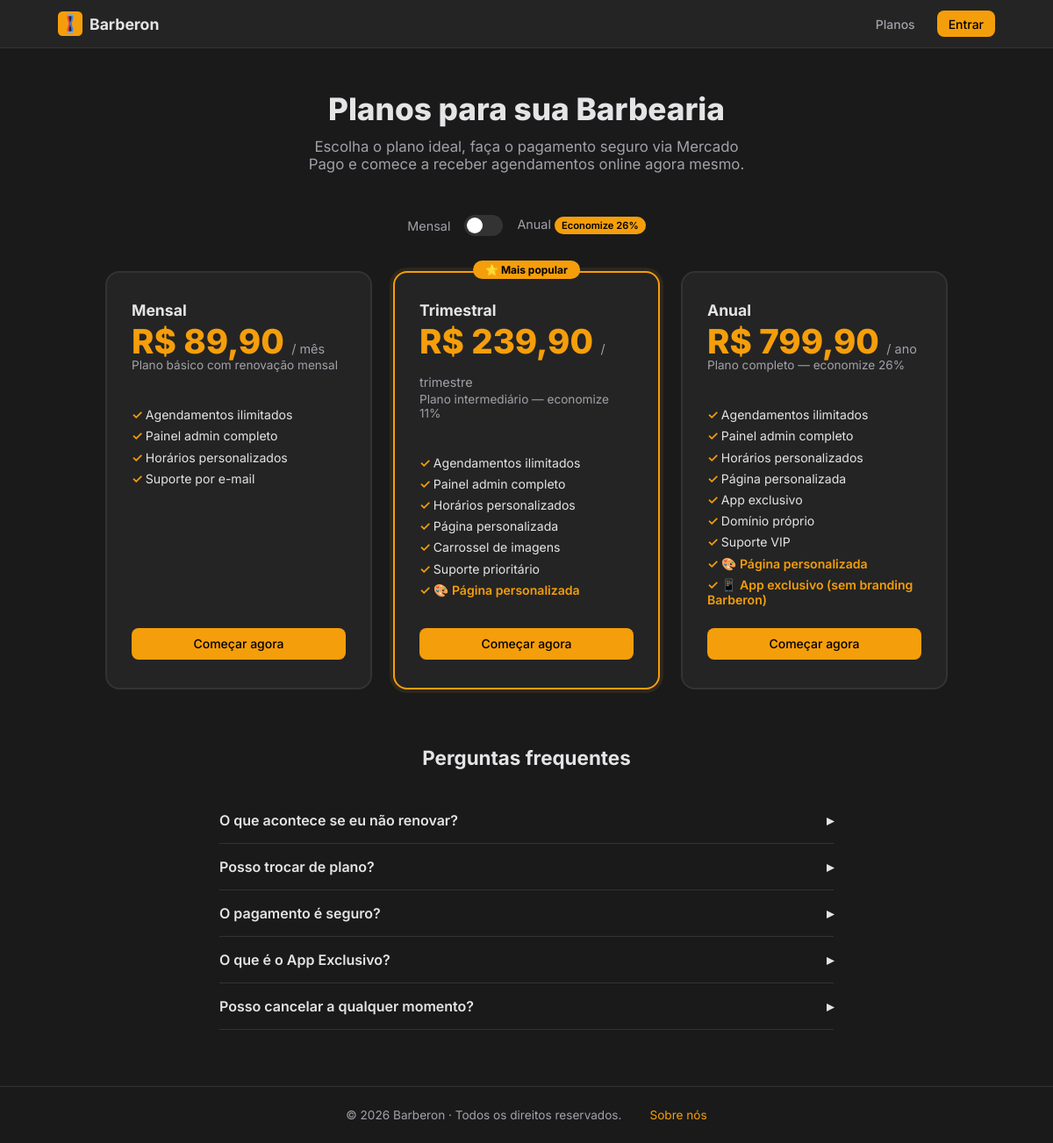
The app's page /pages/pricing.php with its own data.
### tables this page shows
CREATE TABLE IF NOT EXISTS `Plan` (
    `id`          VARCHAR(191) NOT NULL,
    `name`        VARCHAR(191) NOT NULL,           
    `period`      ENUM('monthly','quarterly','yearly') NOT NULL DEFAULT 'monthly',
    `price`       DECIMAL(10,2) NOT NULL,
    `description` TEXT         DEFAULT NULL,
    `features`    TEXT         NOT NULL DEFAULT '[]',  
    `maxServices` INT          NOT NULL DEFAULT 10,
    `customPage`  TINYINT(1)   NOT NULL DEFAULT 0,     
    `exclusiveApp`TINYINT(1)   NOT NULL DEFAULT 0,     
    `active`      TINYINT(1)   NOT NULL DEFAULT 1,
    `createdAt`   DATETIME(3)  NOT NULL DEFAULT CURRENT_TIMESTAMP(3),
    `updatedAt`   DATETIME(3)  NOT NULL DEFAULT CURRENT_TIMESTAMP(3) ON UPDATE CURRENT_TIMESTAMP(3),
    PRIMARY KEY (`id`)
);

### includes/db.php (called while the page is built, shortened)
<?php
class DB {
    private static ?PDO $pdo = null;
    public static function connection(): PDO {
        if (self::$pdo === null) {
            $dsn = sprintf(
                'mysql:host=%s;port=%s;dbname=%s;charset=%s',
                DB_HOST, DB_PORT, DB_NAME, DB_CHARSET
            );
            try {
                self::$pdo = new PDO($dsn, DB_USER, DB_PASS, [
                    PDO::ATTR_ERRMODE            => PDO::ERRMODE_EXCEPTION,
                    PDO::ATTR_DEFAULT_FETCH_MODE => PDO::FETCH_ASSOC,
                    PDO::ATTR_EMULATE_PREPARES   => false,
                ]);
            } catch (PDOException $e) {
                throw new \RuntimeException('Database unavailable: ' . $e->getMessage(), 503, $e);
            }
        }
        return self::$pdo;
    }
    public static function query(string $sql, array $params = []): PDOStatement {
        $stmt = self::connection()->prepare($sql);
        $stmt->execute($params);
        return $stmt;
    }
    public static function fetchAll(string $sql, array $params = []): array {
        return self::query($sql, $params)->fetchAll();
    }
}

### includes/auth.php (called while the page is built, shortened)
<?php
require_once __DIR__ . '/db.php';
function get_bearer_token(): ?string {
    $header = $_SERVER['HTTP_AUTHORIZATION']
           ?? apache_request_headers()['Authorization']
           ?? apache_request_headers()['authorization']
           ?? null;
    return null;
}
function current_user(): ?array {
    $token = get_bearer_token();
    if (empty($_SESSION['user_id'])) return null;
    return DB::fetchOne(
        'SELECT id, name, email, image, role FROM User WHERE id = ?',
        [$_SESSION['user_id']]
    );
}

### pages/pricing.php (the view, shortened to what this page needs)
<?php
require_once __DIR__ . '/../includes/db.php';
require_once __DIR__ . '/../includes/auth.php';
require_once __DIR__ . '/../includes/layout.php';
$base = BASE_URL;
$user = current_user();
$plans = DB::fetchAll('SELECT * FROM Plan WHERE active = 1 ORDER BY price ASC');
?>
<div class="container" style="padding-top:3rem;padding-bottom:4rem">
  <div style="text-align:center;margin-bottom:3rem">
    <h1 style="font-size:2.2rem;font-weight:800;margin-bottom:0.75rem">Planos para sua Barbearia</h1>
    <p style="color:var(--text-muted);max-width:520px;margin:0 auto;font-size:1.05rem">
      Escolha o plano ideal, faça o pagamento seguro via Mercado Pago e comece a receber agendamentos online agora mesmo.
    </p>
  </div>
  <div style="display:flex;align-items:center;justify-content:center;gap:1rem;margin-bottom:2.5rem">
    <span style="font-size:0.9rem;color:var(--text-muted)">Mensal</span>
    <label class="toggle-switch">
      <span class="toggle-slider"></span>
    </label>
    <span style="font-size:0.9rem;color:var(--text-muted)">Anual <span class="badge badge-primary" style="font-size:0.7rem">Economize 26%</span></span>
  </div>
  <div id="plansGrid" class="pricing-grid">
    <?php foreach ($plans as $i => $p):
      $highlight = $i === 1;
      $periodLabel = ['monthly'=>'/ mês','quarterly'=>'/ trimestre','yearly'=>'/ ano'][$p['period']] ?? $p['period'];
      $periodClass = 'period-' . $p['period'];
    ?>
    <div class="pricing-card <?= $highlight ? 'pricing-highlight' : '' ?> <?= $periodClass ?>">
      <?php if ($highlight): ?><div class="pricing-badge">⭐ Mais popular</div><?php endif; ?>
      <div class="pricing-name"><?= htmlspecialchars($p['name']) ?></div>
      <div class="pricing-price">
        R$ <?= number_format($p['price'], 2, ',', '.') ?>
        <span class="pricing-period"><?= $periodLabel ?></span>
      </div>
      <?php if ($p['description']): ?>
        <p style="font-size:0.85rem;color:var(--text-muted);margin-bottom:1.25rem"><?= htmlspecialchars($p['description']) ?></p>
      <?php endif; ?>
      <ul class="pricing-features">
        <?php foreach ($p['features'] as $f): ?>
          <li><?= htmlspecialchars($f) ?></li>
        <?php endforeach; ?>
        <?php if ($p['customPage']): ?>
          <li style="color:var(--primary);font-weight:600">🎨 Página personalizada</li>
        <?php endif; ?>
        <?php if ($p['exclusiveApp']): ?>
          <li style="color:var(--primary);font-weight:600">📱 App exclusivo (sem branding Barberon)</li>
        <?php endif; ?>
      </ul>
      <?php if ($user && in_array($user['role'], ['ADMIN','SUPERADMIN'])): ?>
        <button class="btn btn-primary btn-block" onclick="checkout('<?= $p['id'] ?>')">
          Assinar agora
        </button>
      <?php elseif ($user): ?>
        <a href="<?= $base ?>/pages/login.php" class="btn btn-outline btn-block">
          Entrar como admin para assinar
        </a>
      <?php else: ?>
        <a href="<?= $base ?>/pages/login.php" class="btn btn-primary btn-block">
          Começar agora
        </a>
      <?php endif; ?>
    </div>
    <?php endforeach; ?>
  </div>
  <div style="max-width:700px;margin:4rem auto 0">
    <h2 style="text-align:center;font-size:1.4rem;font-weight:700;margin-bottom:2rem">Perguntas frequentes</h2>
    <?php
    $faqs = [
      ['O que acontece se eu não renovar?','Se o plano vencer e não for renovado, sua barbearia ficará inativa na plataforma e os clientes não poderão mais agendar. Basta renovar para reativar imediatamente.'],
      ['Posso trocar de plano?','Sim. Para fazer upgrade basta assinar o plano desejado. O novo plano sobrepõe o anterior.'],
      ['O pagamento é seguro?','Sim. Todos os pagamentos são processados pelo Mercado Pago, com criptografia e proteção antifraude.'],
      ['O que é o App Exclusivo?','No plano Anual, você pode ativar o modo App Exclusivo, que transforma a página da sua barbearia em um app independente, sem o branding da Barberon. Seu logo, sua identidade visual.'],
      ['Posso cancelar a qualquer momento?','Sim. Entre em contato com nosso suporte para cancelar a renovação automática.'],
    ];
    foreach ($faqs as $faq): ?>
    <details class="faq-item">
      <summary><?= $faq[0] ?></summary>
    </details>
    <?php endforeach; ?>
  </div>
</div>

### public/css/style.css (style rules this page uses)
:root { --bg: #1a1a1a; --bg-card: #242424; --bg-hover: #2d2d2d; --border: #333; --text: #e4e4e7; --text-muted:#a1a1aa; --primary: #f59e0b; --primary-h: #d97706; --danger: #ef4444; --success: #22c55e; --radius: 0.5rem; --shadow: 0 4px 24px rgba(0,0,0,.45); --font: 'Inter', system-ui, sans-serif; }
*, *::before, *::after { box-sizing: border-box; margin: 0; padding: 0; }
html { font-size: 16px; scroll-behavior: smooth; }
body { background: var(--bg); color: var(--text); font-family: var(--font); min-height: 100vh; display: flex; flex-direction: column; }
a { color: var(--primary); text-decoration: none; }
ul, ol { list-style: none; }
.container { max-width: 1100px; margin: 0 auto; padding: 0 1rem; }
.btn { display: inline-flex; align-items: center; justify-content: center; gap: 0.4rem; padding: 0.55rem 1.1rem; border-radius: var(--radius); font-weight: 500; font-size: 0.875rem; border: 1px solid transparent; transition: background .15s, color .15s, opacity .15s; text-decoration: none !important; white-space: nowrap; }
.btn-primary { background: var(--primary); color: #000; }
.btn-block { width: 100%; }
.badge { display: inline-block; padding: 0.2rem 0.5rem; border-radius: 999px; font-size: 0.7rem; font-weight: 600; background: var(--bg-hover); color: var(--text-muted); }
.badge-primary { background: var(--primary); color: #000; }

### pages/pricing.php (style rules this page uses)
.pricing-grid { display:grid; grid-template-columns:repeat(auto-fill,minmax(280px,1fr)); gap:1.5rem; max-width:960px; margin:0 auto; }
.pricing-card { background:var(--bg-card); border:2px solid var(--border); border-radius:1rem; padding:2rem 1.75rem; position:relative; display:flex; flex-direction:column; transition:transform .2s,border-color .2s; }
.pricing-highlight { border-color:var(--primary); box-shadow:0 0 0 4px #f59e0b18; }
.pricing-badge { position:absolute;top:-14px;left:50%;transform:translateX(-50%);background:var(--primary);color:#000;font-size:0.75rem;font-weight:700;padding:3px 14px;border-radius:999px; }
.pricing-name { font-size:1.1rem;font-weight:700;margin-bottom:0.35rem; }
.pricing-price { font-size:2.4rem;font-weight:800;color:var(--primary);line-height:1; }
.pricing-period { font-size:0.9rem;font-weight:400;color:var(--text-muted); }
.pricing-features { list-style:none;padding:0;margin:1.25rem 0 1.5rem;flex:1;display:flex;flex-direction:column;gap:0.45rem;font-size:0.88rem; }
.pricing-features li::before { content:'✓ ';color:var(--primary);font-weight:700; }
.faq-item { border-bottom:1px solid var(--border);padding:1rem 0; }
.faq-item summary { cursor:pointer;font-weight:600;list-style:none;display:flex;justify-content:space-between;align-items:center; }
.faq-item summary::after { content:'▸';transition:.2s; }
.toggle-switch { position:relative;display:inline-block;width:44px;height:24px; }
.toggle-slider { position:absolute;inset:0;background:#333;border-radius:999px;transition:.3s;cursor:pointer; }
.toggle-slider::before { content:'';position:absolute;height:18px;width:18px;left:3px;bottom:3px;background:#fff;border-radius:50%;transition:.3s; }

### records on screen
plan: name "Mensal", price "89,90", period "/ mês", description "Plano básico com renovação mensal", f "Agendamentos ilimitados", f "Painel admin completo", f "Horários personalizados", f "Suporte por e-mail"
plan: shows "⭐ Mais popular", name "Trimestral", price "239,90", period "/ trimestre", description "Plano intermediário — economize 11%", f "Agendamentos ilimitados", f "Painel admin completo", f "Horários personalizados", f "Página personalizada", f "Carrossel de imagens", f "Suporte prioritário", customPage "🎨 Página personalizada"
plan: name "Anual", price "799,90", period "/ ano", description "Plano completo — economize 26%", f "Agendamentos ilimitados", f "Painel admin completo", f "Horários personalizados", f "Página personalizada", f "App exclusivo", f "Domínio próprio", f "Suporte VIP", customPage "🎨 Página personalizada", exclusiveApp "📱 App exclusivo (sem branding Barberon)"

### other values on screen
$faq[0] "O que acontece se eu não renovar?"
$faq[0] "Posso trocar de plano?"
$faq[0] "O pagamento é seguro?"
$faq[0] "O que é o App Exclusivo?"
$faq[0] "Posso cancelar a qualquer momento?"
